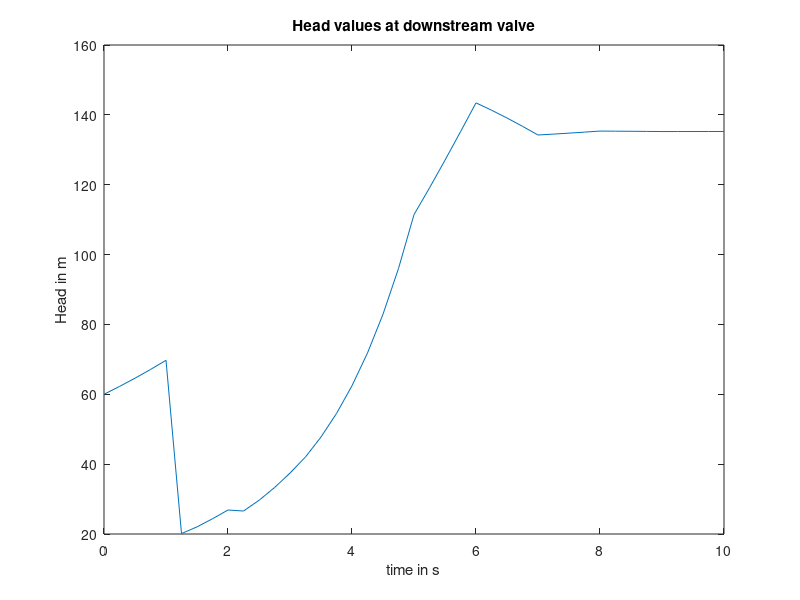

This figure's MATLAB source:
clc;
clear all;
L=[550 450];
D=[0.75 0.6];
a=[1100 900];
f=[0.01 0.012];
g=9.81;
Qo=1; % steady state discharge
Num_pipe=2; % number of pipes
Num_reach=2; %number of reach at which each pipe is divided into
Num_node=Num_pipe*(Num_reach+1);
H_ds=60; % reservior head, m
T_last=10; % time upto which computations should be done in sec
delta_t=L(1)/(a(1)*Num_reach); % in sec
Num_timestep=T_last/delta_t;
Num_timenode=Num_timestep+1;

%%
% pipe cs area
CS_area=zeros(1,2);
CS_area(1)=(pi/4)*D(1)^2;
CS_area(2)=(pi/4)*D(2)^2;

% x coordinate vector
x_pipe1=linspace(0,L(1),3);
x_pipe2=linspace(L(1),L(1)+L(2),3);
x_vector=[x_pipe1 x_pipe2];

%pipe coff Ca
Ca=zeros(1,2);
Ca(1)=(g*CS_area(1))/a(1);
Ca(2)=(g*CS_area(2))/a(2);

% coff R
R=zeros(1,2);
R(1)=f(1)/(2*D(1)*CS_area(1));
R(2)=f(2)/(2*D(2)*CS_area(2));

% Valve opening condition
Tau=zeros(1,Num_timenode);
Tau(1)=1;Tau(5)=0.9;Tau(9)=0.7;Tau(13)=0.5;Tau(17)=0.3;
Tau(21)=0.1;Tau(25)=0;
for i=0:1:5
    Tau(4*i+2)=Tau(4*i+1)+(Tau(4*i+5)-Tau(4*i+1))*(1/4);
 Tau(4*i+3)=Tau(4*i+1)+(Tau(4*i+5)-Tau(4*i+1))*(2/4);
  Tau(4*i+4)=Tau(4*i+1)+(Tau(4*i+5)-Tau(4*i+1))*(3/4);
end
%% Calculation for steady state conditions
H=zeros(Num_timenode,Num_node);
Q=zeros(Num_timenode,Num_node);
Q(1,:)=Qo;
H(1,6)=H_ds;
H(1,5)=H_ds+(f(2)*(x_vector(6)-x_vector(5))*Qo^2)/(2*D(2)*g*CS_area(2)^2);
H(1,4)=H(1,5)+(f(2)*(x_vector(5)-x_vector(4))*Qo^2)/(2*D(2)*g*CS_area(2)^2);
H(1,3)=H(1,4);
H(1,2)=H(1,3)+(f(1)*(x_vector(3)-x_vector(2))*Qo^2)/(2*D(1)*g*CS_area(1)^2);
H(1,1)=H(1,2)+(f(1)*(x_vector(2)-x_vector(1))*Qo^2)/(2*D(1)*g*CS_area(1)^2);
%junction loss and other minor losses are neglected

%% Boundary conditions
Cn=zeros(Num_timenode,Num_node);
Cp=zeros(Num_timenode,Num_node);
Cv=zeros(Num_timenode,Num_node);
while i<Num_timenode
    i=i+1;
for i=2:Num_timenode

% FOR UPSTREAM RESERVOIR***
    Cn(i,1)=Q(i-1,2)-(g*CS_area(1))/a(1)*H(i-1,2)-R(1)*delta_t*Q(i-1,2)*abs(Q(i-1,2));
    Q(i,1)=Ca(1)*H(1,1)+Cn(1);
    H(i,1)=H(1,1);

% Interior nodes
    Cp(i,2)=Q(i-1,1)+((g*CS_area(1))/a(1))*H(i-1,1)-R(1)*delta_t*Q(i-1,1)*abs(Q(i-1,1));
    Cn(i,2)=Q(i-1,3)-((g*CS_area(1))/a(1))*H(i-1,3)-R(1)*delta_t*Q(i-1,3)*abs(Q(i-1,3));
     Q(i,2)=0.5*(Cp(i,2)+Cn(i,2));
     H(i,2)=(Q(i,2)-Cn(i,2))/Ca(1);

    Cp(i,5)=Q(i-1,4)+((g*CS_area(2))/a(2))*H(i-1,4)-R(2)*delta_t*Q(i-1,4)*abs(Q(i-1,4));
    Cn(i,5)=Q(i-1,6)-((g*CS_area(2))/a(2))*H(i-1,6)-R(2)*delta_t*Q(i-1,6)*abs(Q(i-1,6));
    Q(i,5)=0.5*(Cp(i,5)+Cn(i,5));
    H(i,5)=(Q(i,5)-Cn(i,5))/Ca(2);

% Junction condition
    Cp(i,3)=Q(i-1,2)+((g*CS_area(1))/a(1))*H(i-1,2)-R(1)*delta_t*Q(i-1,2)*abs(Q(i-1,2));
    Cn(i,4)=Q(i-1,5)-((g*CS_area(2))/a(2))*H(i-1,5)-R(2)*delta_t*Q(i-1,5)*abs(Q(i-1,5));
    H(i,3)=(Cp(i,3)-Cn(i,4))/(Ca(1)+Ca(2));
    H(i,4)=H(i,3);
    Q(i,3)=Cp(i,3)-Ca(1)*H(i,3);
    Q(i,4)=Q(i,3);
% Valve BC
    Cp(i,6)=Q(i-1,5)+((g*CS_area(2))/a(2))*H(i-1,5)-R(2)*delta_t*Q(i-1,5)*abs(Q(i-1,5));
    Cv(i,6)=((Tau(i)*Qo)^2)/(Ca(2)*H(1,6));
    Q(i,6)=0.5*(-Cv(i,6)+sqrt(Cv(i,6)^2+4*Cp(i,6)*Cv(i,6)));
    H(i,6)=(Cp(i,6)-Q(i,6))/Ca(2);
end
end
Q
H
time=0:delta_t:T_last;
H_valve=transpose(H(:,6));
plot(time,H_valve);
title("Head values at downstream valve");
xlabel('time in s');
ylabel('Head in m');








































